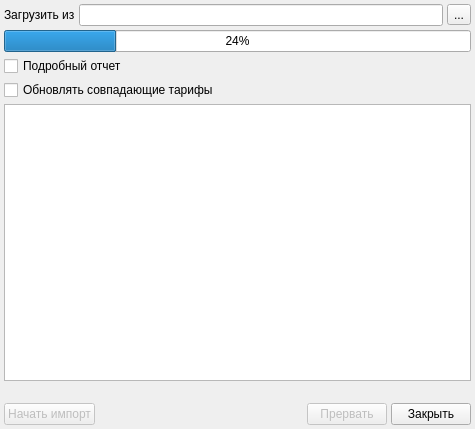
<?xml version="1.0" encoding="UTF-8"?>
<ui version="4.0">
 <class>ImportTariffsXML</class>
 <widget class="QDialog" name="ImportTariffsXML">
  <property name="geometry">
   <rect>
    <x>0</x>
    <y>0</y>
    <width>475</width>
    <height>429</height>
   </rect>
  </property>
  <property name="windowTitle">
   <string>Импорт тарифов для договора</string>
  </property>
  <layout class="QGridLayout">
   <property name="margin">
    <number>4</number>
   </property>
   <property name="spacing">
    <number>4</number>
   </property>
   <item row="0" column="0">
    <layout class="QHBoxLayout">
     <property name="spacing">
      <number>4</number>
     </property>
     <property name="margin">
      <number>0</number>
     </property>
     <item>
      <widget class="QLabel" name="label">
       <property name="text">
        <string>Загрузить из</string>
       </property>
      </widget>
     </item>
     <item>
      <widget class="QLineEdit" name="edtFileName"/>
     </item>
     <item>
      <widget class="QToolButton" name="btnSelectFile">
       <property name="text">
        <string>...</string>
       </property>
      </widget>
     </item>
    </layout>
   </item>
   <item row="1" column="0">
    <widget class="CProgressBar" name="progressBar">
     <property name="value">
      <number>24</number>
     </property>
     <property name="orientation">
      <enum>Qt::Horizontal</enum>
     </property>
    </widget>
   </item>
   <item row="5" column="0">
    <widget class="QLabel" name="lblStatus">
     <property name="text">
      <string/>
     </property>
    </widget>
   </item>
   <item row="6" column="0">
    <layout class="QHBoxLayout">
     <property name="spacing">
      <number>4</number>
     </property>
     <property name="margin">
      <number>0</number>
     </property>
     <item>
      <widget class="QPushButton" name="btnImport">
       <property name="enabled">
        <bool>false</bool>
       </property>
       <property name="text">
        <string>Начать импорт</string>
       </property>
      </widget>
     </item>
     <item>
      <spacer>
       <property name="orientation">
        <enum>Qt::Horizontal</enum>
       </property>
       <property name="sizeHint" stdset="0">
        <size>
         <width>40</width>
         <height>20</height>
        </size>
       </property>
      </spacer>
     </item>
     <item>
      <widget class="QPushButton" name="btnAbort">
       <property name="enabled">
        <bool>false</bool>
       </property>
       <property name="text">
        <string>Прервать</string>
       </property>
      </widget>
     </item>
     <item>
      <widget class="QPushButton" name="btnClose">
       <property name="text">
        <string>Закрыть</string>
       </property>
      </widget>
     </item>
    </layout>
   </item>
   <item row="4" column="0">
    <widget class="QTextBrowser" name="logBrowser"/>
   </item>
   <item row="2" column="0">
    <widget class="QCheckBox" name="chkFullLog">
     <property name="text">
      <string>Подробный отчет</string>
     </property>
    </widget>
   </item>
   <item row="3" column="0">
    <widget class="QCheckBox" name="chkUpdateTariff">
     <property name="text">
      <string>Обновлять совпадающие тарифы</string>
     </property>
    </widget>
   </item>
  </layout>
 </widget>
 <customwidgets>
  <customwidget>
   <class>CProgressBar</class>
   <extends>QProgressBar</extends>
   <header>library/ProgressBar.h</header>
  </customwidget>
 </customwidgets>
 <tabstops>
  <tabstop>edtFileName</tabstop>
  <tabstop>btnSelectFile</tabstop>
  <tabstop>chkFullLog</tabstop>
  <tabstop>chkUpdateTariff</tabstop>
  <tabstop>logBrowser</tabstop>
  <tabstop>btnImport</tabstop>
  <tabstop>btnAbort</tabstop>
  <tabstop>btnClose</tabstop>
 </tabstops>
 <resources/>
 <connections/>
</ui>
